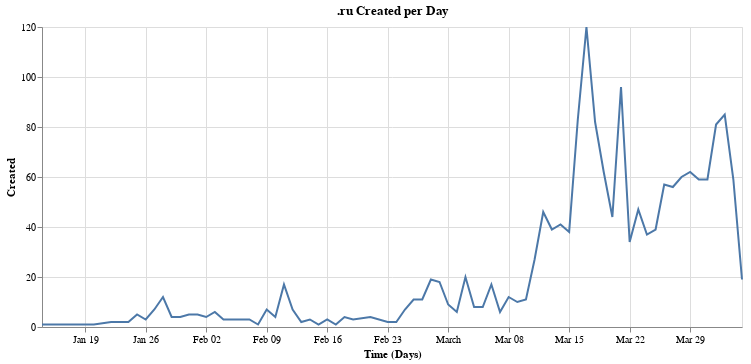

Notebook cell for this chart:
### Code cell
ru = df[df.tld == 'ru'].groupby('created').count()
alt.Chart(ru.reset_index(), width=700, title=".ru Created per Day").mark_line().encode(
    alt.X("created:T", title="Time (Days)"),
    alt.Y('domain:Q', title="Created")
)

### Figure 1 — Vega-Lite specification as saved in the notebook (floating-point values rounded to 4 significant figures)
{"config": {"view": {"continuousWidth": 400, "continuousHeight": 300}}, "data": {"name": "data-0beba22e0db2f05b7ff4604f6d70a8bf"}, "mark": "line", "encoding": {"x": {"type": "temporal", "field": "created", "title": "Time (Days)"}, "y": {"type": "quantitative", "field": "domain", "title": "Created"}}, "title": ".ru Created per Day", "width": 700, "$schema": "https://vega.github.io/schema/vega-lite/v4.8.1.json", "datasets": {"data-0beba22e0db2f05b7ff4604f6d70a8bf": [{"created": "2020-01-14T00:00:00", "domain": 1, "risk": 1, "tld": 1}, {"created": "2020-01-20T00:00:00", "domain": 1, "risk": 1, "tld": 1}, {"created": "2020-01-22T00:00:00", "domain": 2, "risk": 2, "tld": 2}, {"created": "2020-01-24T00:00:00", "domain": 2, "risk": 2, "tld": 2}, {"created": "2020-01-25T00:00:00", "domain": 5, "risk": 5, "tld": 5}, {"created": "2020-01-26T00:00:00", "domain": 3, "risk": 3, "tld": 3}, {"created": "2020-01-27T00:00:00", "domain": 7, "risk": 7, "tld": 7}, {"created": "2020-01-28T00:00:00", "domain": 12, "risk": 12, "tld": 12}, {"created": "2020-01-29T00:00:00", "domain": 4, "risk": 4, "tld": 4}, {"created": "2020-01-30T00:00:00", "domain": 4, "risk": 4, "tld": 4}, {"created": "2020-01-31T00:00:00", "domain": 5, "risk": 5, "tld": 5}, {"created": "2020-02-01T00:00:00", "domain": 5, "risk": 5, "tld": 5}, {"created": "2020-02-02T00:00:00", "domain": 4, "risk": 4, "tld": 4}, {"created": "2020-02-03T00:00:00", "domain": 6, "risk": 6, "tld": 6}, {"created": "2020-02-04T00:00:00", "domain": 3, "risk": 3, "tld": 3}, {"created": "2020-02-05T00:00:00", "domain": 3, "risk": 3, "tld": 3}, {"created": "2020-02-06T00:00:00", "domain": 3, "risk": 3, "tld": 3}, {"created": "2020-02-07T00:00:00", "domain": 3, "risk": 3, "tld": 3}, {"created": "2020-02-08T00:00:00", "domain": 1, "risk": 1, "tld": 1}, {"created": "2020-02-09T00:00:00", "domain": 7, "risk": 7, "tld": 7}, {"created": "2020-02-10T00:00:00", "domain": 4, "risk": 4, "tld": 4}, {"created": "2020-02-11T00:00:00", "domain": 17, "risk": 17, "tld": 17}, {"created": "2020-02-12T00:00:00", "domain": 7, "risk": 7, "tld": 7}, {"created": "2020-02-13T00:00:00", "domain": 2, "risk": 2, "tld": 2}, {"created": "2020-02-14T00:00:00", "domain": 3, "risk": 3, "tld": 3}, {"created": "2020-02-15T00:00:00", "domain": 1, "risk": 1, "tld": 1}, {"created": "2020-02-16T00:00:00", "domain": 3, "risk": 3, "tld": 3}, {"created": "2020-02-17T00:00:00", "domain": 1, "risk": 1, "tld": 1}, {"created": "2020-02-18T00:00:00", "domain": 4, "risk": 4, "tld": 4}, {"created": "2020-02-19T00:00:00", "domain": 3, "risk": 3, "tld": 3}, {"created": "2020-02-21T00:00:00", "domain": 4, "risk": 4, "tld": 4}, {"created": "2020-02-23T00:00:00", "domain": 2, "risk": 2, "tld": 2}, {"created": "2020-02-24T00:00:00", "domain": 2, "risk": 2, "tld": 2}, {"created": "2020-02-25T00:00:00", "domain": 7, "risk": 7, "tld": 7}, {"created": "2020-02-26T00:00:00", "domain": 11, "risk": 11, "tld": 11}, {"created": "2020-02-27T00:00:00", "domain": 11, "risk": 11, "tld": 11}, {"created": "2020-02-28T00:00:00", "domain": 19, "risk": 19, "tld": 19}, {"created": "2020-02-29T00:00:00", "domain": 18, "risk": 18, "tld": 18}, {"created": "2020-03-01T00:00:00", "domain": 9, "risk": 9, "tld": 9}, {"created": "2020-03-02T00:00:00", "domain": 6, "risk": 6, "tld": 6}, {"created": "2020-03-03T00:00:00", "domain": 20, "risk": 20, "tld": 20}, {"created": "2020-03-04T00:00:00", "domain": 8, "risk": 8, "tld": 8}, {"created": "2020-03-05T00:00:00", "domain": 8, "risk": 8, "tld": 8}, {"created": "2020-03-06T00:00:00", "domain": 17, "risk": 17, "tld": 17}, {"created": "2020-03-07T00:00:00", "domain": 6, "risk": 6, "tld": 6}, {"created": "2020-03-08T00:00:00", "domain": 12, "risk": 12, "tld": 12}, {"created": "2020-03-09T00:00:00", "domain": 10, "risk": 10, "tld": 10}, {"created": "2020-03-10T00:00:00", "domain": 11, "risk": 11, "tld": 11}, {"created": "2020-03-11T00:00:00", "domain": 27, "risk": 27, "tld": 27}, {"created": "2020-03-12T00:00:00", "domain": 46, "risk": 46, "tld": 46}, {"created": "2020-03-13T00:00:00", "domain": 39, "risk": 39, "tld": 39}, {"created": "2020-03-14T00:00:00", "domain": 41, "risk": 41, "tld": 41}, {"created": "2020-03-15T00:00:00", "domain": 38, "risk": 38, "tld": 38}, {"created": "2020-03-16T00:00:00", "domain": 83, "risk": 83, "tld": 83}, {"created": "2020-03-17T00:00:00", "domain": 120, "risk": 120, "tld": 120}, {"created": "2020-03-18T00:00:00", "domain": 82, "risk": 82, "tld": 82}, {"created": "2020-03-19T00:00:00", "domain": 62, "risk": 62, "tld": 62}, {"created": "2020-03-20T00:00:00", "domain": 44, "risk": 44, "tld": 44}, {"created": "2020-03-21T00:00:00", "domain": 96, "risk": 96, "tld": 96}, {"created": "2020-03-22T00:00:00", "domain": 34, "risk": 34, "tld": 34}, {"created": "2020-03-23T00:00:00", "domain": 47, "risk": 47, "tld": 47}, {"created": "2020-03-24T00:00:00", "domain": 37, "risk": 37, "tld": 37}, {"created": "2020-03-25T00:00:00", "domain": 39, "risk": 39, "tld": 39}, {"created": "2020-03-26T00:00:00", "domain": 57, "risk": 57, "tld": 57}, {"created": "2020-03-27T00:00:00", "domain": 56, "risk": 56, "tld": 56}, {"created": "2020-03-28T00:00:00", "domain": 60, "risk": 60, "tld": 60}, {"created": "2020-03-29T00:00:00", "domain": 62, "risk": 62, "tld": 62}, {"created": "2020-03-30T00:00:00", "domain": 59, "risk": 59, "tld": 59}, {"created": "2020-03-31T00:00:00", "domain": 59, "risk": 59, "tld": 59}, {"created": "2020-04-01T00:00:00", "domain": 81, "risk": 81, "tld": 81}, {"created": "2020-04-02T00:00:00", "domain": 85, "risk": 85, "tld": 85}, {"created": "2020-04-03T00:00:00", "domain": 59, "risk": 59, "tld": 59}, {"created": "2020-04-04T00:00:00", "domain": 19, "risk": 19, "tld": 19}]}}
